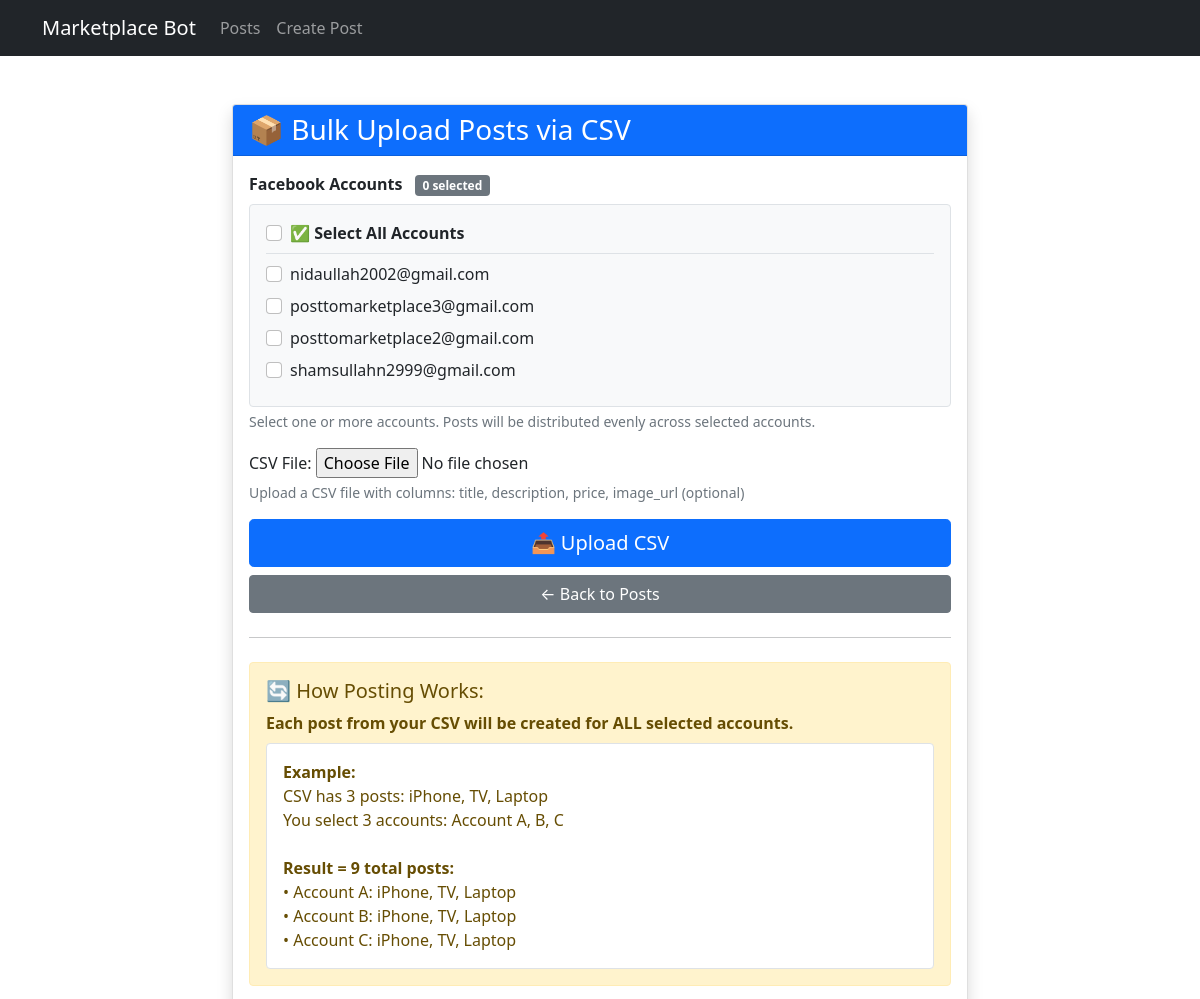
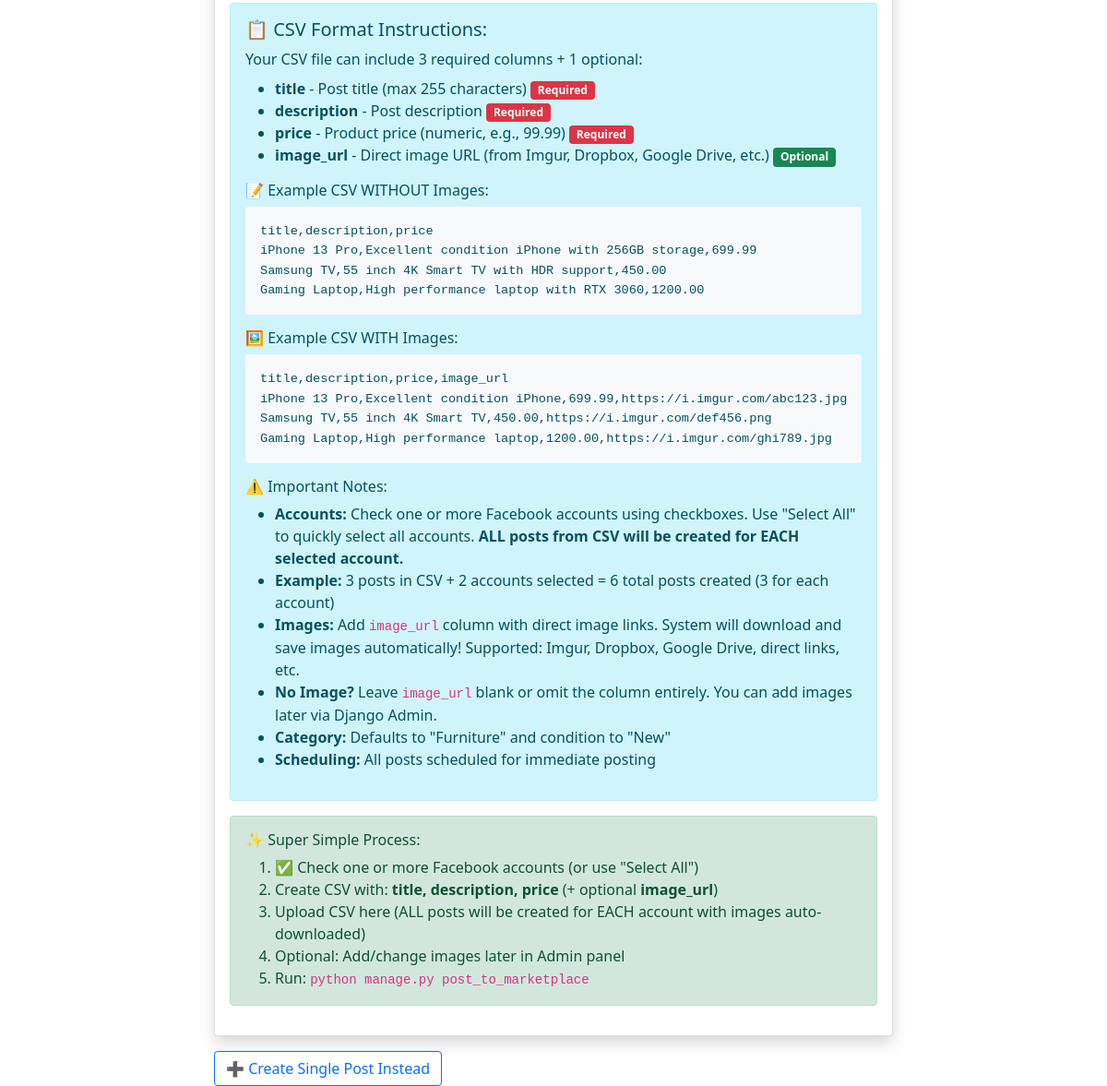
Screenshot of /bulk-upload/ with the database file from the repository (2 pictures, top to bottom).
### accounts/models.py (models this page shows, shortened)
class FacebookAccount(models.Model):
    email = models.EmailField()
    password = models.CharField(max_length=255)  # Store securely in production
    session_cookie = models.TextField(blank=True, null=True)
    created_at = models.DateTimeField(auto_now_add=True)

### postings/views.py (the view)
# urls.py: path('bulk-upload/', views.bulk_upload_posts, name='bulk_upload_posts'),
def bulk_upload_posts(request):
    if request.method == 'POST':
        form = BulkPostUploadForm(request.POST, request.FILES)
        if form.is_valid():
            csv_file = request.FILES['csv_file']
            if not csv_file.name.endswith('.csv'):
                messages.error(request, 'Please upload a CSV file.')
                return redirect('bulk_upload_posts')
            selected_accounts = list(form.cleaned_data['accounts'])
            try:
                decoded_file = csv_file.read().decode('utf-8').splitlines()
                csv_reader = csv.DictReader(decoded_file)
                success_count = 0
                error_count = 0
                errors = []
                posts_data = []  # Store validated post data
                for row_num, row in enumerate(csv_reader, start=2):
                    try:
                        title = row.get('title', '').strip()
                        description = row.get('description', '').strip()
                        price = row.get('price', '').strip()
                        image_url = row.get('image_url', '').strip()
                        if not all([title, description, price]):
                            errors.append(
                                f"Row {row_num}: Missing required fields (title, description, or price)")
                            error_count += 1
                            continue
                        try:
                            price_decimal = float(price)
                            if price_decimal < 0:
                                raise ValueError("Price cannot be negative")
                        except ValueError as e:
                            errors.append(
                                f"Row {row_num}: Invalid price '{price}' - {str(e)}")
                            error_count += 1
                            continue
                        image_file = None
                        if image_url:
                            try:
                                response = requests.get(
                                    image_url, timeout=10, stream=True)
                                if response.status_code == 200:
                                    parsed_url = urlparse(image_url)
                                    filename = os.path.basename(
                                        parsed_url.path)
                                    if not filename or '.' not in filename:
                                        filename = f"{title[:30].replace(' ', '_')}.jpg"
                                    image_file = ContentFile(
                                        response.content, name=filename)
                                else:
                                    errors.append(
                                        f"Row {row_num}: Failed to download image from URL (HTTP {response.status_code})")
                            except requests.exceptions.RequestException as e:
                                errors.append(
                                    f"Row {row_num}: Error downloading image - {str(e)}")
                            except Exception as e:
                                errors.append(
                                    f"Row {row_num}: Error processing image - {str(e)}")
                        posts_data.append({
                            'title': title,
                            'description': description,
                            'price': price_decimal,
                            'image_file': image_file
                        })
                    except Exception as e:
                        errors.append(
                            f"Row {row_num}: Unexpected error - {str(e)}")
                        error_count += 1
                        continue
                for post_data in posts_data:
                    for account in selected_accounts:
                        scheduled_time = timezone.now()
                        post = MarketplacePost.objects.create(
                            account=account,
                            title=post_data['title'],
                            description=post_data['description'],
                            price=post_data['price'],
                            scheduled_time=scheduled_time,
                            posted=False
                        )
                        if post_data.get('image_file'):
                            post.image.save(
                                post_data['image_file'].name,
                                post_data['image_file'],
                                save=True
                            )
                        success_count += 1
                if success_count > 0:
                    num_posts = len(posts_data)
                    num_accounts = len(selected_accounts)
                    messages.success(
                        request, f'✅ Successfully created {success_count} posts! ({num_posts} post(s) × {num_accounts} account(s))')
                if error_count > 0:
                    error_message = f'❌ {error_count} error(s) occurred:<br>'
                    error_message += '<br>'.join(errors[:10])
                    if len(errors) > 10:
                        error_message += f'<br>... and {len(errors) - 10} more errors'
                    messages.error(request, error_message)
                if success_count > 0:
                    return redirect('post_list')
            except Exception as e:
                messages.error(request, f'Error processing CSV file: {str(e)}')
                return redirect('bulk_upload_posts')
    else:
        form = BulkPostUploadForm()
    return render(request, 'postings/bulk_upload_posts.html', {'form': form})

### postings/forms.py
class BulkPostUploadForm(forms.Form):
    accounts = forms.ModelMultipleChoiceField(
        queryset=FacebookAccount.objects.all(),
        label='Facebook Accounts',
        help_text='Select one or more accounts to distribute posts across (hold Ctrl/Cmd to select multiple)',
        required=True,
        widget=forms.SelectMultiple(
            attrs={'class': 'form-select', 'size': '5'})
    )
    csv_file = forms.FileField(
        label='CSV File',
        help_text='Upload a CSV file with columns: title, description, price, image_url (optional)',
        widget=forms.FileInput(attrs={'accept': '.csv'})
    )

### postings/templates/postings/bulk_upload_posts.html (shortened to what this page needs)
{% extends 'base.html' %}  {% block content %}
<div class="container mt-5">
  <div class="row">
    <div class="col-md-8 offset-md-2">
      <div class="card shadow">
        <div class="card-header bg-primary text-white">
          <h3 class="mb-0">📦 Bulk Upload Posts via CSV</h3>
        </div>
        <div class="card-body">
          <form method="post" enctype="multipart/form-data" id="bulkUploadForm">
            <div class="mb-3">
              <label class="form-label fw-bold">
                Facebook Accounts
                <span id="accountCount" class="badge bg-primary ms-2"
                  >0 selected</span
                >
              </label>
              <div class="border rounded p-3 bg-light">
                <div class="form-check mb-2 pb-2 border-bottom">
                  <input
                    class="form-check-input"
                    type="checkbox"
                    id="selectAllAccounts"
                  />
                  <label
                    class="form-check-label fw-bold"
                    for="selectAllAccounts"
                  >
                    ✅ Select All Accounts
                  </label>
                </div>
                {% for account in form.accounts.field.queryset %}
                <div class="form-check mb-2">
                  <input
                    class="form-check-input account-checkbox"
                    type="checkbox"
                    name="accounts"
                    value="{{ account.pk }}"
                    id="account_{{ account.pk }}"
                  />
                  <label
                    class="form-check-label"
                    for="account_{{ account.pk }}"
                  >
                    {{ account.email }}
                  </label>
                </div>
                {% endfor %}
              </div>
              <div class="form-text">
                Select one or more accounts. Posts will be distributed evenly
                across selected accounts.
              </div>
            </div>
            <div class="mb-3">
              {{ form.csv_file.label_tag }} {{ form.csv_file }}
              <div class="form-text">{{ form.csv_file.help_text }}</div>
            </div>
            <div class="d-grid gap-2">
              <button type="submit" class="btn btn-primary btn-lg">
                📤 Upload CSV
              </button>
              <a href="{% url 'post_list' %}" class="btn btn-secondary">
                ← Back to Posts
              </a>
            </div>
          </form>
          <hr class="my-4" />
          <div class="alert alert-warning">
            <h5>🔄 How Posting Works:</h5>
            <p class="mb-2">
              <strong
                >Each post from your CSV will be created for ALL selected
                accounts.</strong
              >
            </p>
            <div class="bg-white p-3 rounded border">
              <strong>Example:</strong><br />
              CSV has 3 posts: iPhone, TV, Laptop<br />
              You select 3 accounts: Account A, B, C<br />
              <br />
              <strong>Result = 9 total posts:</strong><br />
              • Account A: iPhone, TV, Laptop<br />
              • Account B: iPhone, TV, Laptop<br />
              • Account C: iPhone, TV, Laptop<br />
            </div>
          </div>
          <div class="alert alert-info">
            <h5>📋 CSV Format Instructions:</h5>
            <p class="mb-2">
              Your CSV file can include 3 required columns + 1 optional:
            </p>
            <ul class="mb-3">
              <li>
                <strong>title</strong> - Post title (max 255 characters)
                <span class="badge bg-danger">Required</span>
              </li>
              <li>
                <strong>description</strong> - Post description
                <span class="badge bg-danger">Required</span>
              </li>
              <li>
                <strong>price</strong> - Product price (numeric, e.g., 99.99)
                <span class="badge bg-danger">Required</span>
              </li>
              <li>
                <strong>image_url</strong> - Direct image URL (from Imgur,
                Dropbox, Google Drive, etc.)
                <span class="badge bg-success">Optional</span>
              </li>
            </ul>
            <h6>📝 Example CSV WITHOUT Images:</h6>
            <pre class="bg-light p-3 rounded"><code>title,description,price
iPhone 13 Pro,Excellent condition iPhone with 256GB storage,699.99
Samsung TV,55 inch 4K Smart TV with HDR support,450.00
Gaming Laptop,High performance laptop with RTX 3060,1200.00</code></pre>
            <h6>🖼️ Example CSV WITH Images:</h6>
            <pre
              class="bg-light p-3 rounded"
            ><code>title,description,price,image_url
iPhone 13 Pro,Excellent condition iPhone,699.99,https://i.imgur.com/abc123.jpg
Samsung TV,55 inch 4K Smart TV,450.00,https://i.imgur.com/def456.png
Gaming Laptop,High performance laptop,1200.00,https://i.imgur.com/ghi789.jpg</code></pre>
            <h6>⚠️ Important Notes:</h6>
            <ul>
              <li>
                <strong>Accounts:</strong> Check one or more Facebook accounts
                using checkboxes. Use "Select All" to quickly select all
                accounts.
                <strong
                  >ALL posts from CSV will be created for EACH selected
                  account.</strong
                >
              </li>
              <li>
                <strong>Example:</strong> 3 posts in CSV + 2 accounts selected =
                6 total posts created (3 for each account)
              </li>
              <li>
                <strong>Images:</strong> Add <code>image_url</code> column with
                direct image links. System will download and save images
                automatically! Supported: Imgur, Dropbox, Google Drive, direct
                links, etc.
              </li>
              <li>
                <strong>No Image?</strong> Leave <code>image_url</code> blank or
                omit the column entirely. You can add images later via Django
                Admin.
              </li>
              <li>
                <strong>Category:</strong> Defaults to "Furniture" and condition
                to "New"
              </li>
              <li>
                <strong>Scheduling:</strong> All posts scheduled for immediate
                posting
              </li>
            </ul>
          </div>
          <div class="alert alert-success">
            <h6>✨ Super Simple Process:</h6>
            <ol class="mb-0">
              <li>
                ✅ Check one or more Facebook accounts (or use "Select All")
              </li>
              <li>
                Create CSV with: <strong>title, description, price</strong> (+
                optional <strong>image_url</strong>)
              </li>
              <li>
                Upload CSV here (ALL posts will be created for EACH account with
                images auto-downloaded)
              </li>
              <li>Optional: Add/change images later in Admin panel</li>
              <li>Run: <code>python manage.py post_to_marketplace</code></li>
            </ol>
          </div>
        </div>
      </div>
      <div class="mt-3">
        <a href="{% url 'create_post' %}" class="btn btn-outline-primary">
          ➕ Create Single Post Instead
        </a>
      </div>
    </div>
  </div>
</div>
{% endblock %}

### postings/templates/postings/bulk_upload_posts.html (style rules this page uses)
pre code { font-size: 0.85rem; }

### rows the page displays
FacebookAccount: email "nidaullah2002@gmail.com"
FacebookAccount: email "posttomarketplace3@gmail.com"
FacebookAccount: email "posttomarketplace2@gmail.com"
FacebookAccount: email "shamsullahn2999@gmail.com"
